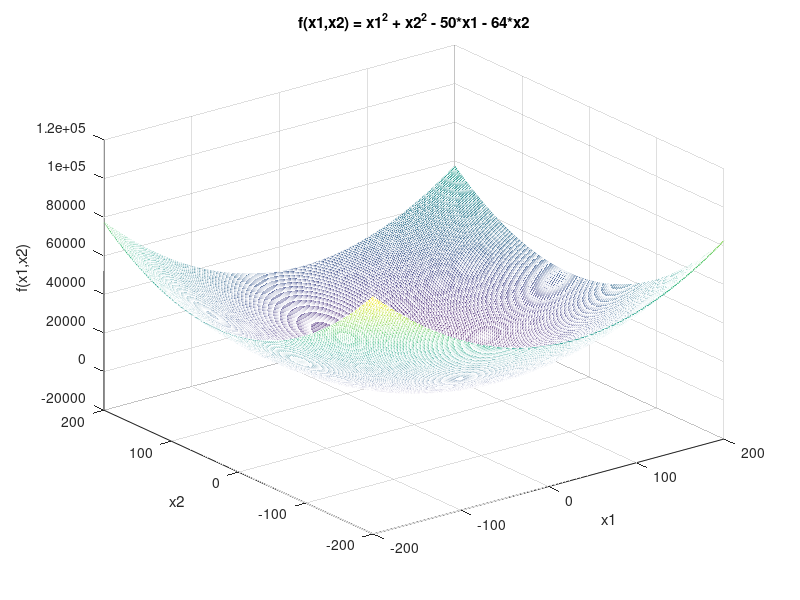
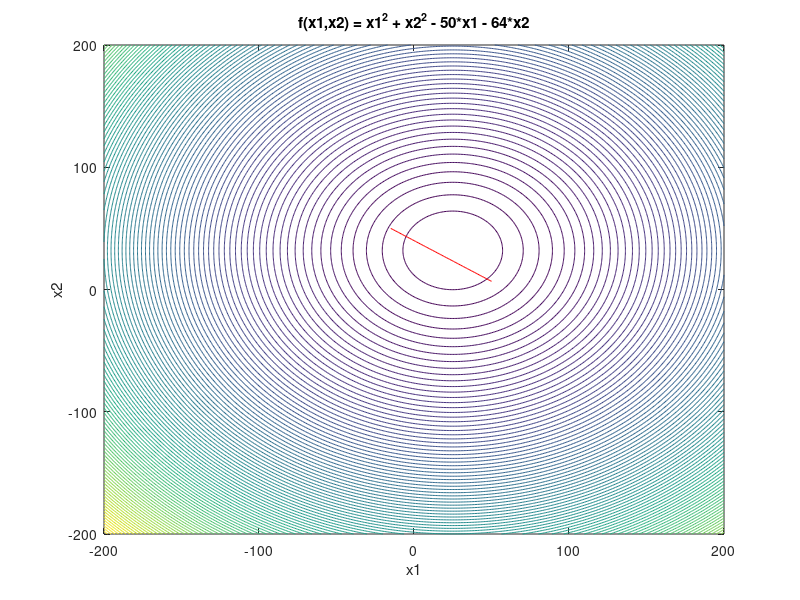

The MATLAB script that drew these images, in order: (Note: this script raises an error after producing the figures.)
% Author: Kovács Bálint-Hunor (Informatika III.) 2023
clear all %#ok<CLALL>
close all
clc

% Lagrange relaxation method
f = @(x) x(1).^2 + x(2).^2 - 50*x(1) - 64*x(2);
F = @(x1, x2) x1.^2 + x2.^2 - 50*x1 - 64*x2;

% constraints
g1 = @(x) x(1) + (3/2)*x(2) - 60;
G1 = @(x1, x2) x1 + (3/2)*x2 - 60;


L = @(z) f(z) + z(3)*g1(z);

% plot mesh and contour
x1 = -200:1:200;
x2 = -200:1:200;
[X1,X2] = meshgrid(x1,x2);
Z = F(X1,X2);

figure(1)
mesh(X1,X2,Z)
xlabel('x1')
ylabel('x2')
zlabel('f(x1,x2)')
title('f(x1,x2) = x1^2 + x2^2 - 50*x1 - 64*x2')

figure(2)
contour(X1,X2,Z,100)
xlabel('x1')
ylabel('x2')
title('f(x1,x2) = x1^2 + x2^2 - 50*x1 - 64*x2')

% plot constraints
figure(2)
hold on
x1 = -50:1:50;
x2 = -50:1:50;
[X1,X2] = meshgrid(x1,x2);
Z = G1(X1,X2);
contour(X1,X2,Z,[0 0],'r')
hold off

figure(2)
x = ginput(1);
x = x';
hold on
plot(x(1), x(2), 'r*')
disp('Start point: ')
disp(x)

% variables and parameters
max_iteration = 1000;
Sx = 0.01;
Sp = 0.01;
P = 35;

h = 1e-3;
e1 = 1e-4;


iteration_counter = 0;
minimum_iterations = [x];
varriance_of_p = [P];

% Lagrange relaxation method
% One larger cycle where we have 2 inner cycles
% The first inner cycle calculates the minimum of the f function
% The second inner cycle calculates the maximum of the g function


while iteration_counter < max_iteration
    iteration_counter = iteration_counter + 1;
    for i = 1:10
        Z = [x ; P];
        G = gr(L,h,Z);
        
        uj_x = x - Sx*G(1:2);
        x = uj_x;
        minimum_iterations = [minimum_iterations x];
        
        % plot the minimum iterations
        figure(2)
        hold on
        plot(x(1), x(2), 'r.')
        hold off
        
        if norm(G(1:2)) < e1
            break
        end
        
    end
    for i = 1:10
        Z = [x; P];
        G = gr(L,h,Z);
        
        uj_p = P + Sp*G(3);
        P = uj_p;
        varriance_of_p = [varriance_of_p P];
        
        if norm(G(3)) < e1
            break
        end
    end
    
    % if the difference between the last two P values is less than e1 or the difference between the last two x values is less than e1 then we stop
    if abs(minimum_iterations(:,end) - minimum_iterations(:,end-1)) < e1
        break
    end
    if abs(varriance_of_p(:,end) - varriance_of_p(:,end-1)) < e1
        break
    end
end

disp('Minimum point: ')
disp(x)
disp('P: ')
disp(P)

% plot the minimum iterations on the mesh and contour
figure(1)
hold on
plot3(minimum_iterations(1,:), minimum_iterations(2,:), F(minimum_iterations(1,:), minimum_iterations(2,:)), 'r')
hold off

figure(2)
hold on
plot(minimum_iterations(1,:), minimum_iterations(2,:), 'r')
hold off

% plot the variance of P on a graph
figure(3)
plot(varriance_of_p, 'r')
xlabel('Iteration')
ylabel('P')
title('Variance of P')

% plot the values of x1 and x2 on a graph as the iterations go on
figure(4)
plot(minimum_iterations(1,:), 'r')
hold on
plot(minimum_iterations(2,:), 'b')
hold off
xlabel('Iteration')
ylabel('x1, x2')
title('Values of x1 and x2 as the iterations go on')
legend('x1', 'x2')
